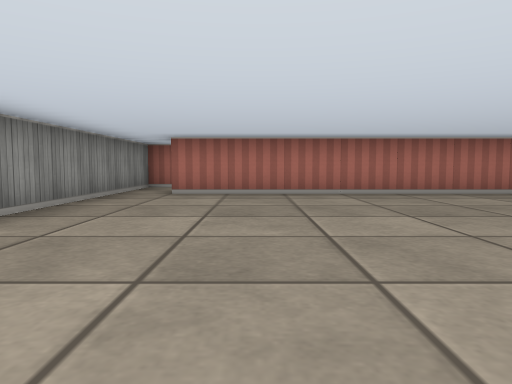
[1] (above)

13 first-person views from a walk through a cub3D level. The camera is about half as high as the walls, tilts 4° down and sees 70° across. The floor is counted in squares. Each view is taken from the middle of a square. On the plan, view 1 faces up. The plan holds only what a view shows up to about 9 squares ahead; the rest is blank.

[2]
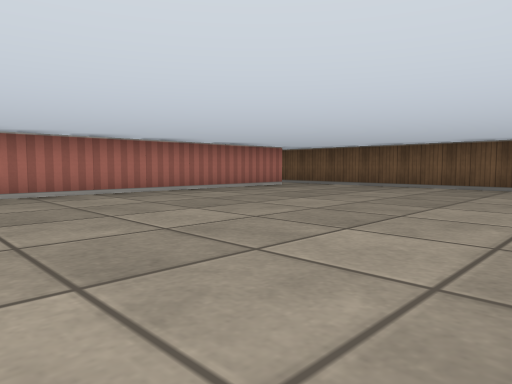

[3]
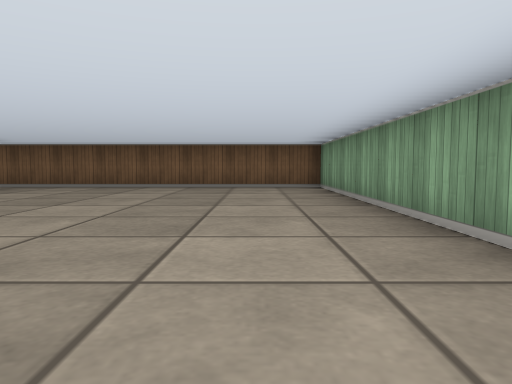

[4]
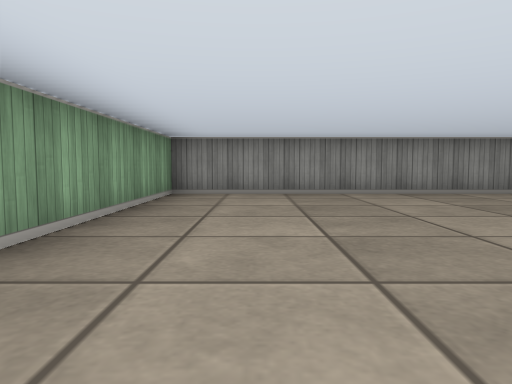

[5]
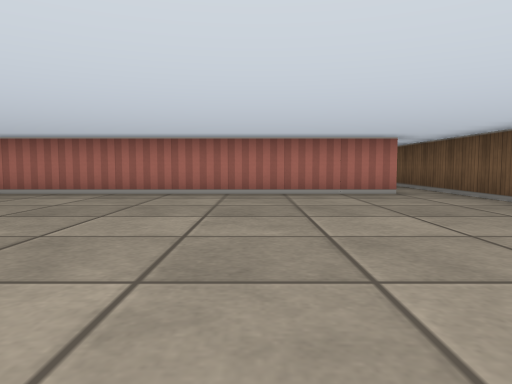

[6]
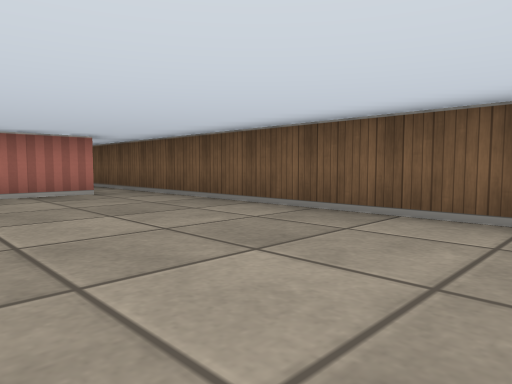

[7]
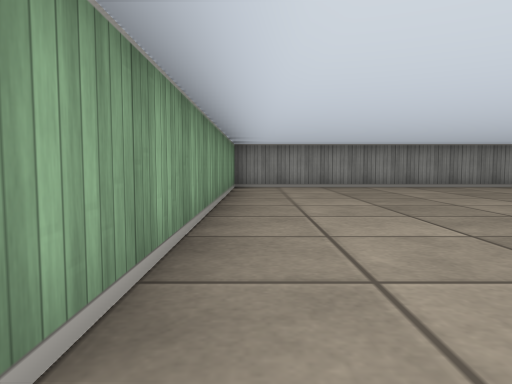

[8]
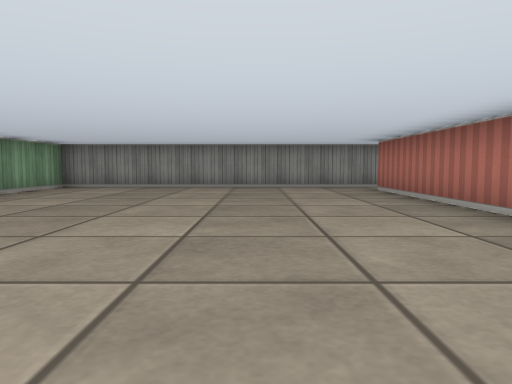

[9]
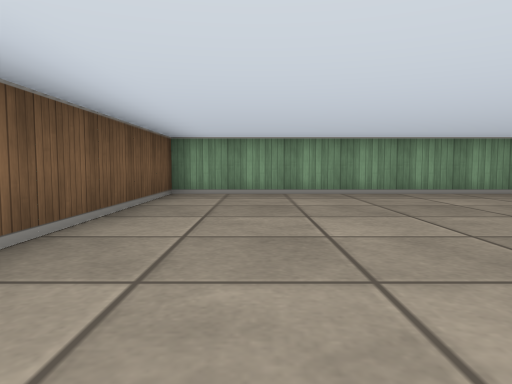

[10]
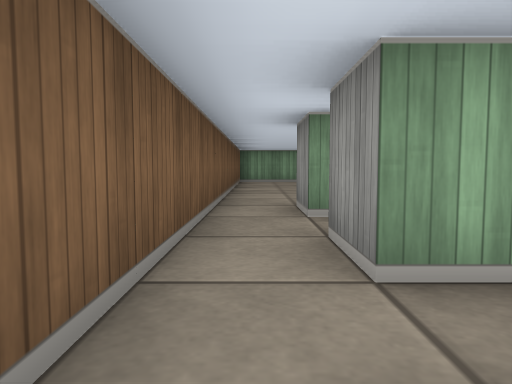

[11]
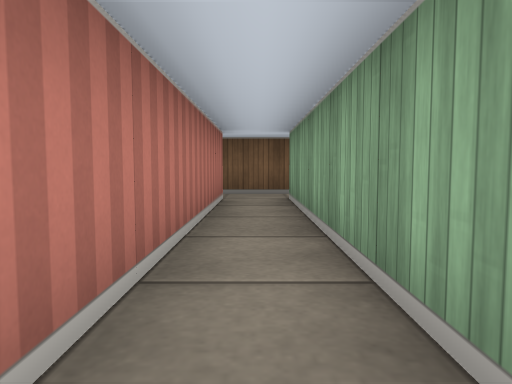

[12]
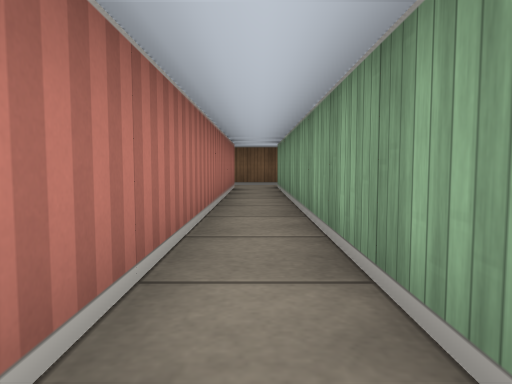

[13]
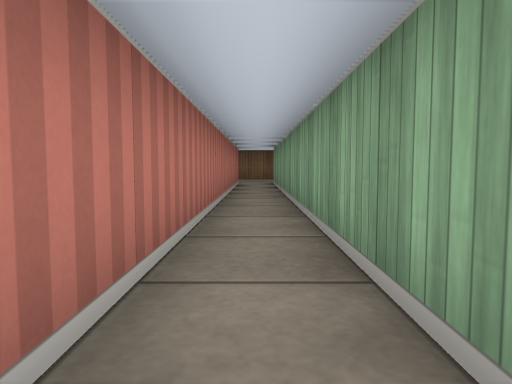

### Floor plan
Ten units are one square. View 1 is at (0, 0); x grows to the right and y downward. Boxes are objects, and circles mark ways between rooms. Rooms are numbered by the first view taken in them; rooms with no view inside come last. Other rooms are left out.
<svg viewBox="-30 -109 130 119">
<path fill="none" stroke="#000" d="M-25 -65 -25 5 95 5 95 -64M85 -65 -15 -65M79 -95 85 -95 85 -85M95 -84 95 -104M-14 -75 85 -75 85 -65M85 -85 -25 -85 -25 -65M95 -64 95 -84"/>
<circle cx="-20" cy="-70" r="3" fill="#2a7"/>
<circle cx="90" cy="-70" r="3" fill="#2a7"/>
<circle cx="90" cy="-90" r="3" fill="#2a7"/>
<text x="30" y="-30">1</text>
<text x="80" y="-100">2</text>
<text x="30" y="-80">3</text>
</svg>
Room 1 opens to room 3. Room 2 opens to room 3.

Where each view was taken, in squares from view 1:
view 1: 0 up, 0 right, facing up
view 2: 0 up, 1 right, facing up-right
view 3: 1 up, 1 right, facing right
view 4: 1 up, 4 right, facing left
view 5: 0 up, 6 right, facing up
view 6: 0 up, 6 right, facing up-right
view 7: 0 up, 6 right, facing left
view 8: 4 up, 6 right, facing left
view 9: 6 up, 8 right, facing down
view 10: 11 up, 9 right, facing down
view 11: 8 up, 3 right, facing right
view 12: 8 up, 0 right, facing right
view 13: 8 up, 2 left, facing right
